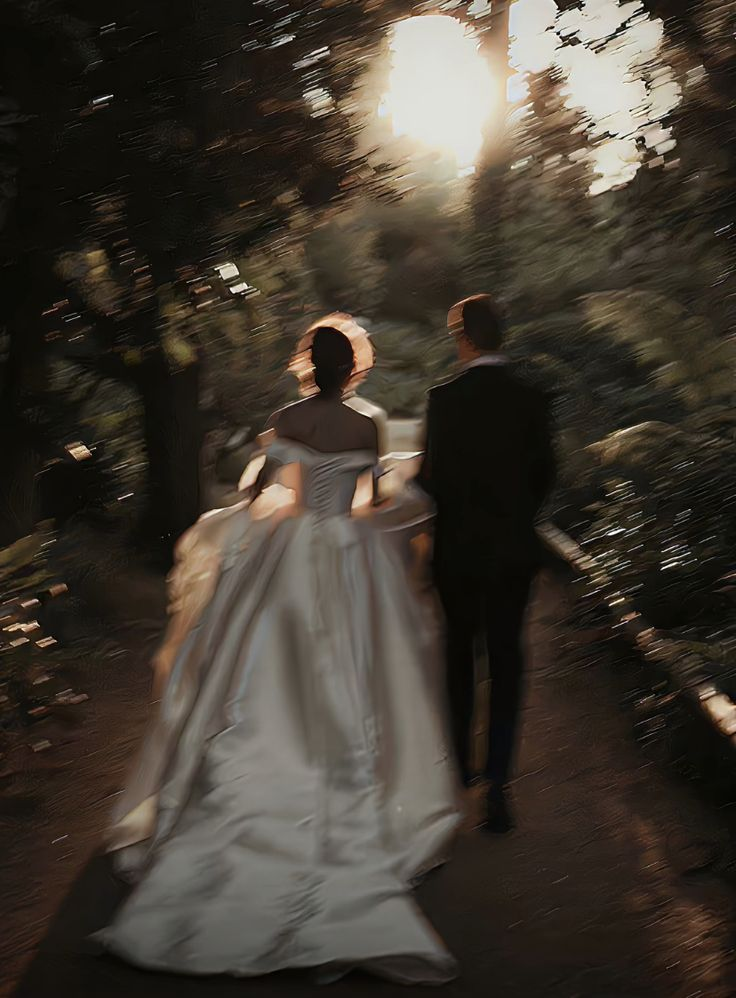
#> input picture img/mentahan/pasangan-utama.jpeg, 736 x 998 px, found by its file name
$ python make-og-card.py
#> lines starting #> are read from the running program, lines starting #| are printed output that depends on the picture
#!/usr/bin/env python3
"""Generate a 1200x630 OG share-card for a wedding invitation.
Per-slug capable: all text/photo come from the CONFIG dict (in the real
SaaS this is one invitation's data). Output is a landscape 1.91:1 card so
WhatsApp/Twitter render the large-image preview, not a tiny thumbnail.
"""
from PIL import Image, ImageDraw, ImageFont, ImageFilter
import sys

CONFIG = {
    "photo": "/home/clown/Documents/Bintang/MY GITHUB/LAVELLE/public/img/mentahan/pasangan-utama.jpeg",
    "kicker": "THE WEDDING OF",
    "names": "Anindya & Rizky",
    "date": "SABTU, 20 FEBRUARI 2027",
    "brand": "lavelle.my.id",
    "out": "/home/clown/Documents/Bintang/MY GITHUB/LAVELLE/public/demo/royale/og.jpg",
}

W, H = 1200, 630
SERIF = "/usr/share/fonts/TTF/ttf-google-fonts-typewolf/PlayfairDisplay[wght].ttf"
SANS = "/usr/share/fonts/liberation/LiberationSans-Regular.ttf"

def load(path, size, wght=None):
    f = ImageFont.truetype(path, size)
    if wght is not None:
        try: f.set_variation_by_axes([wght])
        except Exception: pass
    return f

def text_w(draw, s, font, tracking=0):
    if tracking == 0:
        return draw.textbbox((0, 0), s, font=font)[2]
    return sum(draw.textbbox((0, 0), c, font=font)[2] + tracking for c in s) - tracking

def draw_tracked(draw, xy, s, font, fill, tracking):
    x, y = xy
    for c in s:
        draw.text((x, y), c, font=font, fill=fill)
        x += draw.textbbox((0, 0), c, font=font)[2] + tracking

def centered_tracked(draw, cy, s, font, fill, tracking):
    w = text_w(draw, s, font, tracking)
    draw_tracked(draw, ((W - w) / 2, cy), s, font, fill, tracking)

def main():
    # 1) photo → cover-crop to 1200x630
    src = Image.open(CONFIG["photo"]).convert("RGB")
#> src is the input picture: PIL image 736x998 RGB; mean R, G, B 64.9, 57.9, 48.7
    scale = max(W / src.width, H / src.height)
    nw, nh = int(src.width * scale + 1), int(src.height * scale + 1)
    src = src.resize((nw, nh), Image.LANCZOS)
#> src: PIL image 1201x1628 RGB
    # focus a touch above center (faces usually upper half of portrait)
    left = (nw - W) // 2
    top = int((nh - H) * 0.34)
    img = src.crop((left, top, left + W, top + H))
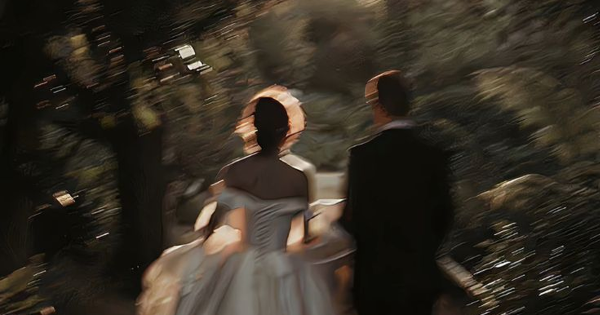
#> img: PIL image 1200x630 RGB (shown at 1/2 size); mean R, G, B 52.8, 45.9, 35.5

    # 2) cinematic scrim: darken overall + stronger vignette bottom for text
    scrim = Image.new("L", (W, H), 0)
#> scrim: PIL image 1200x630 L; every value is 0
    sd = ImageDraw.Draw(scrim)
    for y in range(H):
        # top ~28%, rising toward bottom to ~72%
        a = 0.30 + 0.46 * (y / H) ** 1.5
        sd.line([(0, y), (W, y)], fill=int(a * 255))
    black = Image.new("RGB", (W, H), (14, 12, 16))
    img = Image.composite(black, img, scrim)
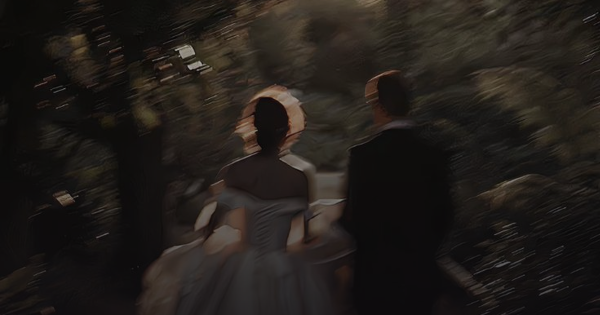
#> img: PIL image 1200x630 RGB (shown at 1/2 size); mean R, G, B 33.9, 29.4, 25.7
    # subtle centered radial lift so names pop
    glow = Image.new("L", (W, H), 0)
    gd = ImageDraw.Draw(glow)
    gd.ellipse([W*0.16, H*0.28, W*0.84, H*0.92], fill=70)
    glow = glow.filter(ImageFilter.GaussianBlur(120))
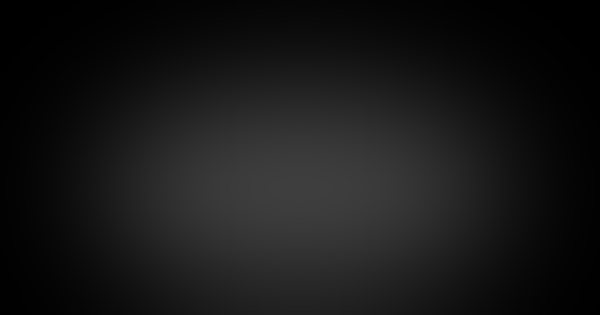
#> glow: PIL image 1200x630 L (shown at 1/2 size); min 0, max 62, mean 23
    img = Image.composite(Image.new("RGB", (W, H), (0, 0, 0)), img, glow)

    d = ImageDraw.Draw(img)

    # 3) elegant inset frame
    m = 34
    gold = (201, 169, 110)
    d.rectangle([m, m, W - m, H - m], outline=(238, 232, 224), width=2)
    d.rectangle([m + 7, m + 7, W - m - 7, H - m - 7], outline=gold, width=1)

    # 4) text stack (centered)
    f_kick = load(SANS, 26)
    f_names = load(SERIF, 108, 600)
    f_date = load(SANS, 27)
    f_brand = load(SANS, 24)
    white = (247, 244, 240)

    centered_tracked(d, 178, CONFIG["kicker"], f_kick, (223, 205, 178), 8)

    nb = d.textbbox((0, 0), CONFIG["names"], font=f_names)
#> nb = (0, 19, 877, 123)
    d.text(((W - (nb[2] - nb[0])) / 2 - nb[0], 232), CONFIG["names"], font=f_names, fill=white)

    # divider with center diamond
    cy = 388
    half = 150
    d.line([(W/2 - half, cy), (W/2 - 22, cy)], fill=gold, width=2)
    d.line([(W/2 + 22, cy), (W/2 + half, cy)], fill=gold, width=2)
    d.polygon([(W/2, cy - 7), (W/2 + 8, cy), (W/2, cy + 7), (W/2 - 8, cy)], fill=gold)

    centered_tracked(d, 420, CONFIG["date"], f_date, white, 6)

    # brand pill bottom-center
    brand = CONFIG["brand"].upper()
    bw = text_w(d, brand, f_brand, 4)
#> bw = 231
    centered_tracked(d, H - 92, brand, f_brand, (214, 198, 176), 4)

    img.save(CONFIG["out"], "JPEG", quality=88)
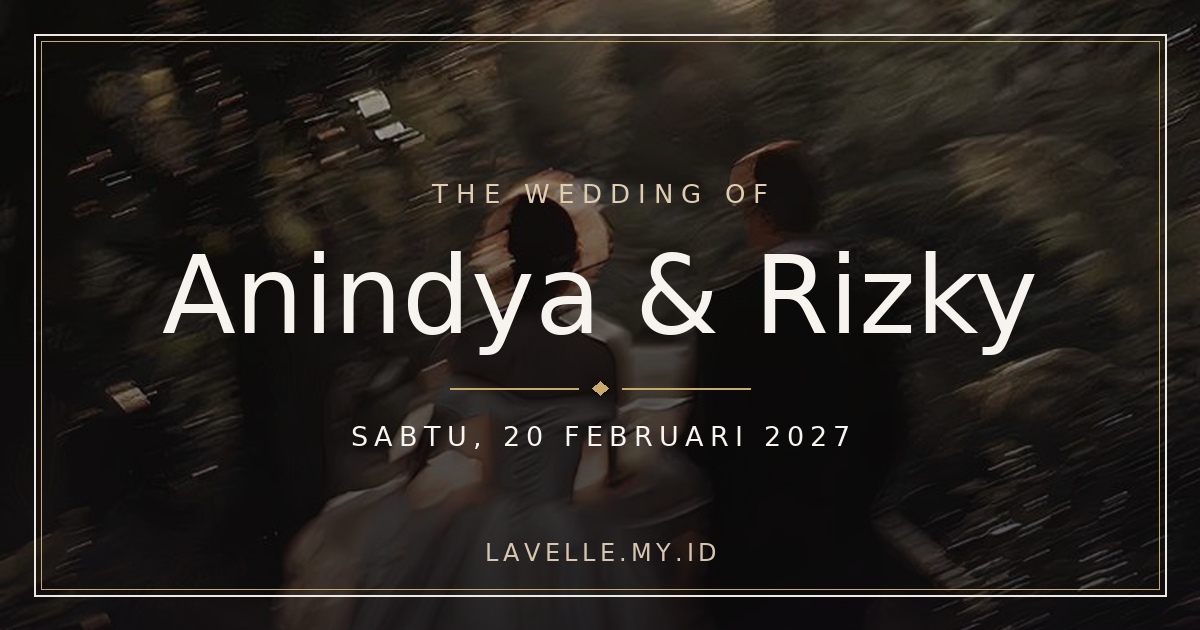
#> saved as og.jpg: PIL image 1200x630 RGB; mean R, G, B 40.2, 35.9, 32.2
    print("saved", CONFIG["out"], img.size)
#| saved /home/clown/Documents/Bintang/MY GITHUB/LAVELLE/public/demo/royale/og.jpg (1200, 630)

if __name__ == "__main__":
    main()

$ run again, with img/mentahan/momen-bahagia.jpeg copied over img/mentahan/pasangan-utama.jpeg
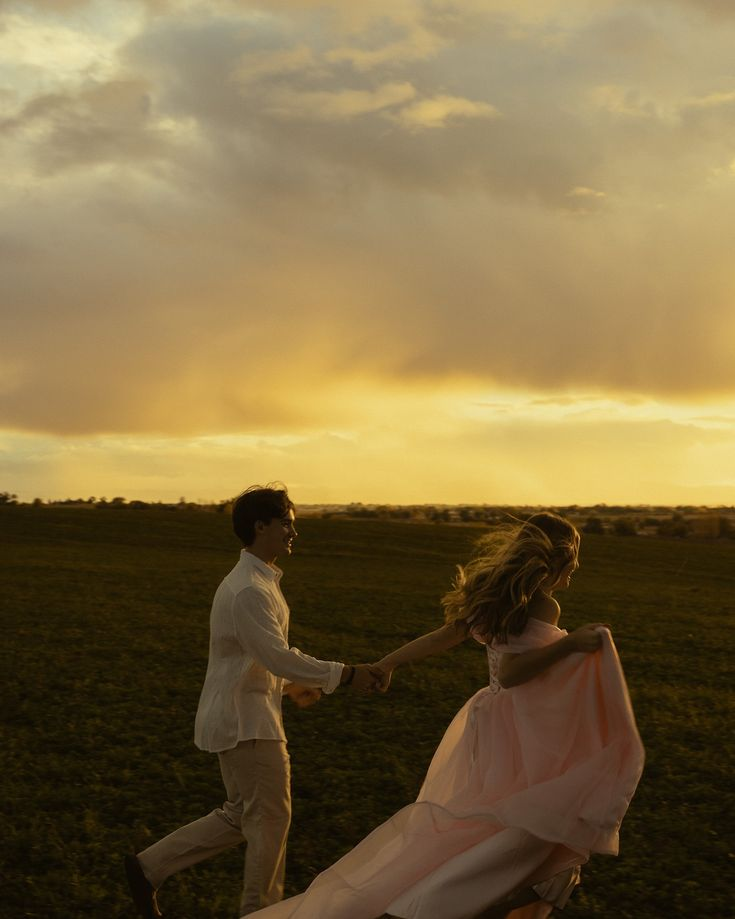
#> input picture img/mentahan/momen-bahagia.jpeg, 735 x 919 px, found by its file name
#> in main, src is the input picture: PIL image 735x919 RGB; mean R, G, B 125.9, 106.2, 66.5
#> src: PIL image 1201x1501 RGB
#> scrim: PIL image 1200x630 L; every value is 0
#> in main, `img = Image.composite(Image.new("RGB", (W, H), (0, 0, 0)), img, glow)`:
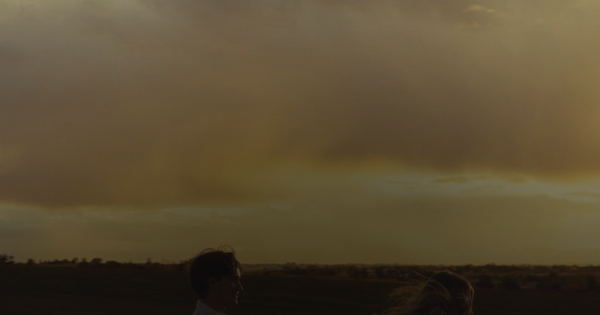
#> img: PIL image 1200x630 RGB (shown at 1/2 size); mean R, G, B 89.1, 75.5, 50.8
#> nb = (0, 19, 877, 123)
#> bw = 231
#> in main, `img.save(CONFIG["out"], "JPEG", quality=88)`:
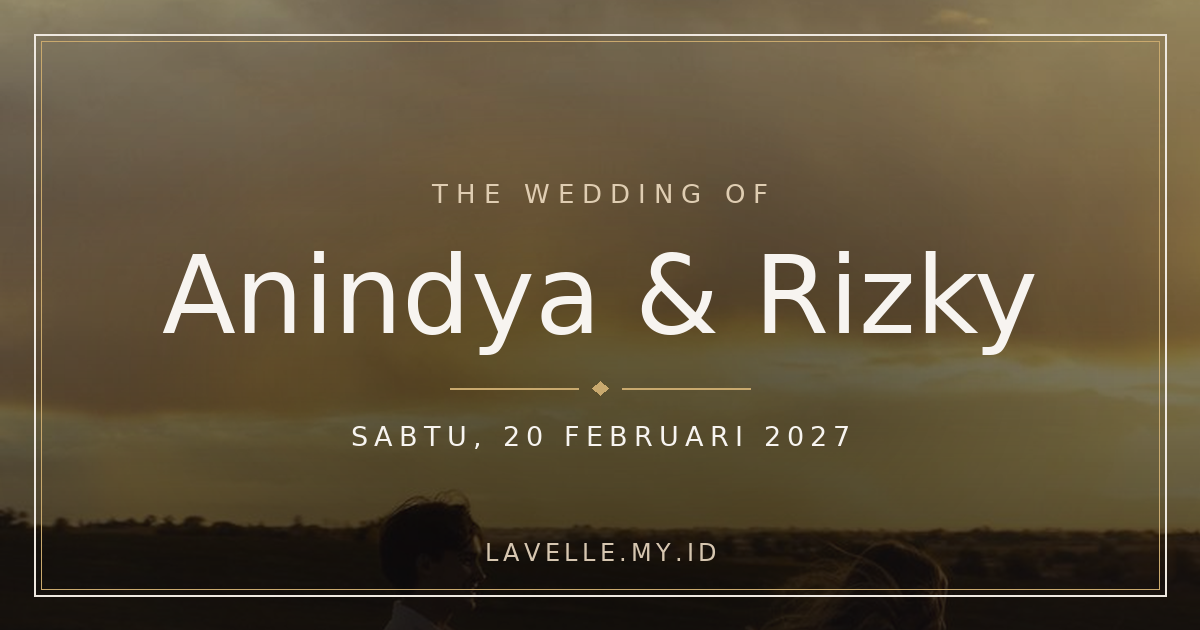
#> saved as og.jpg: PIL image 1200x630 RGB; mean R, G, B 96, 82.7, 58.6
#| saved /home/clown/Documents/Bintang/MY GITHUB/LAVELLE/public/demo/royale/og.jpg (1200, 630)

$ run again, with img/mentahan/pasangan-bukit-sunset.jpeg copied over img/mentahan/pasangan-utama.jpeg
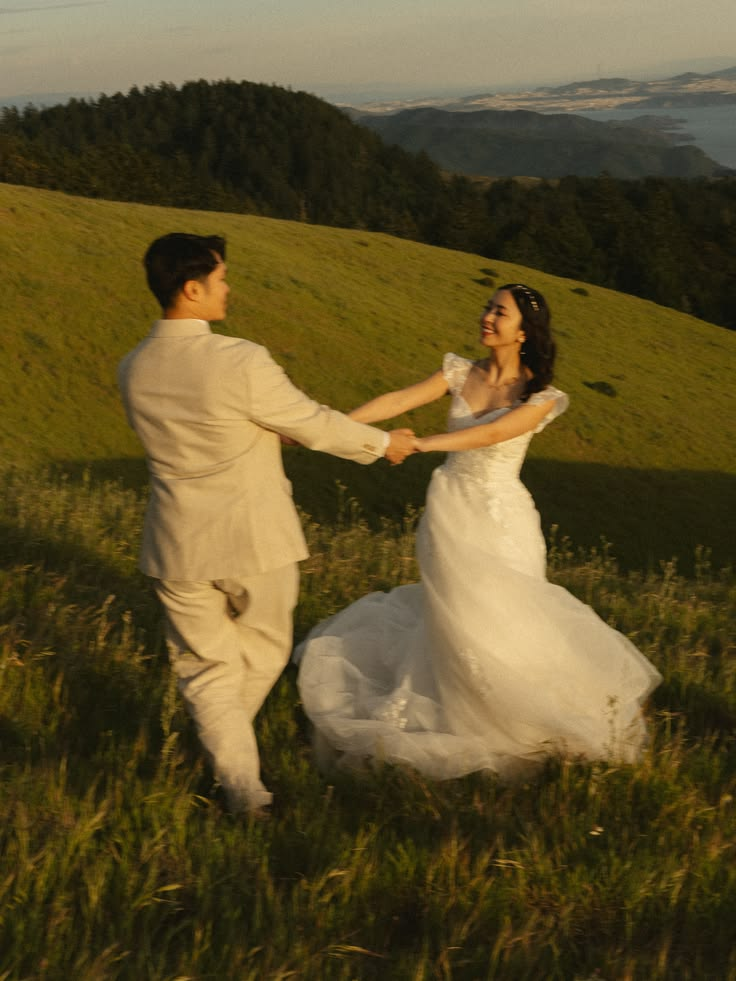
#> input picture img/mentahan/pasangan-bukit-sunset.jpeg, 736 x 981 px, found by its file name
#> in main, src is the input picture: PIL image 736x981 RGB; mean R, G, B 95.6, 81.3, 43.3
#> src: PIL image 1201x1600 RGB
#> scrim: PIL image 1200x630 L; every value is 0
#> in main, `img = Image.composite(Image.new("RGB", (W, H), (0, 0, 0)), img, glow)`:
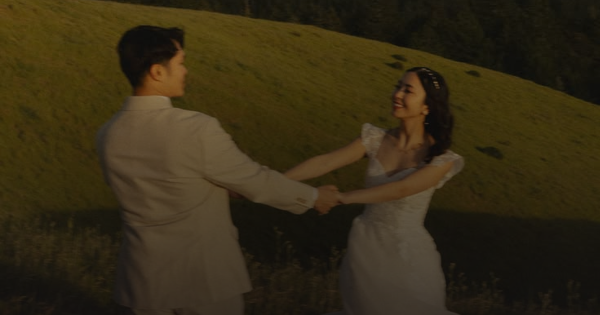
#> img: PIL image 1200x630 RGB (shown at 1/2 size); mean R, G, B 53.6, 43.4, 20.8
#> nb = (0, 19, 877, 123)
#> bw = 231
#> in main, `img.save(CONFIG["out"], "JPEG", quality=88)`:
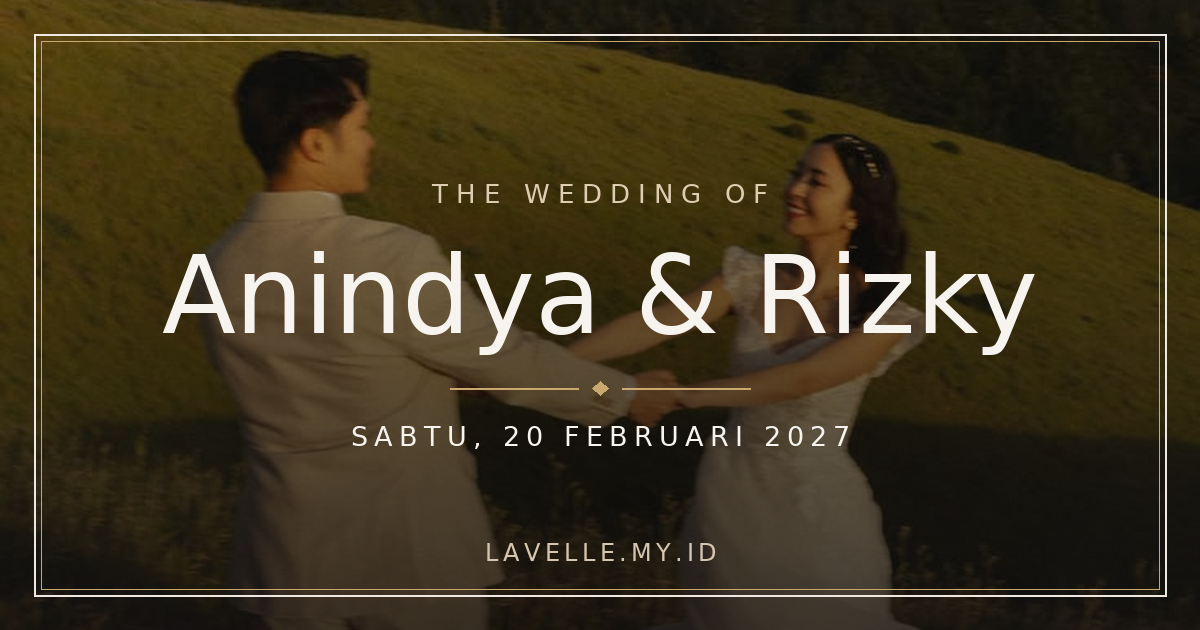
#> saved as og.jpg: PIL image 1200x630 RGB; mean R, G, B 61.7, 51.7, 29.6
#| saved /home/clown/Documents/Bintang/MY GITHUB/LAVELLE/public/demo/royale/og.jpg (1200, 630)
